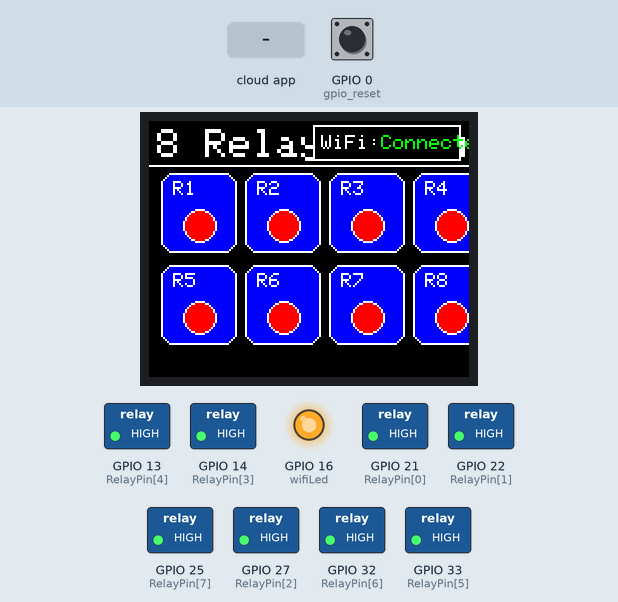
This sketch was run on a simulated ESP32. Parts: 160×128 colour display, switched loads named in the sketch (green lamp = pin HIGH), output pins drawn as LEDs (lit = HIGH). Inputs (shaded band) come from the test bench; at power-on: GPIO 0 (gpio_reset) HIGH. WiFi joins after 1.5 s; servers stay silent unless stated; EEPROM starts erased; what the sketch prints to the serial monitor is not drawn.

Above: at 2.3 s.
2.4 s: the phone or cloud app sets Switch1 to 1
At 3.6 s:
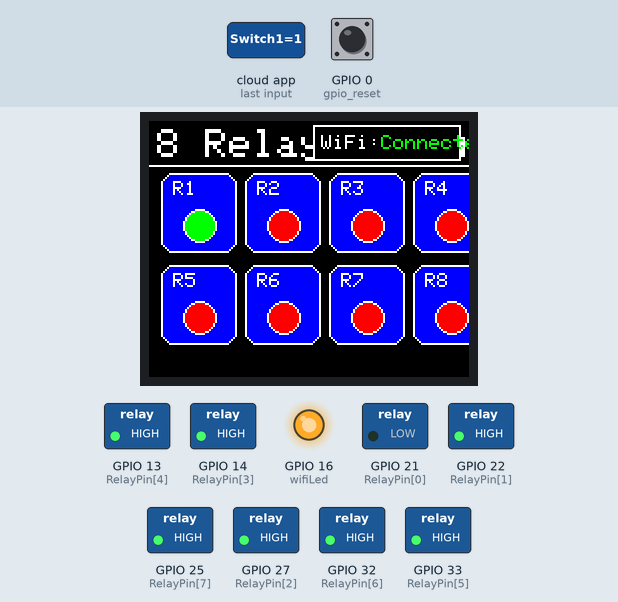
3.9 s: the phone or cloud app sets Switch2 to 1
At 4.7 s:
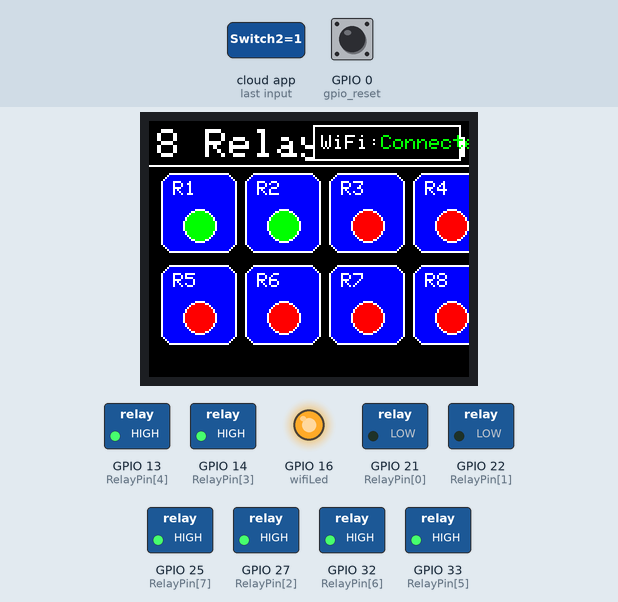
5.4 s: the phone or cloud app sets Switch3 to 1
At 5.9 s:
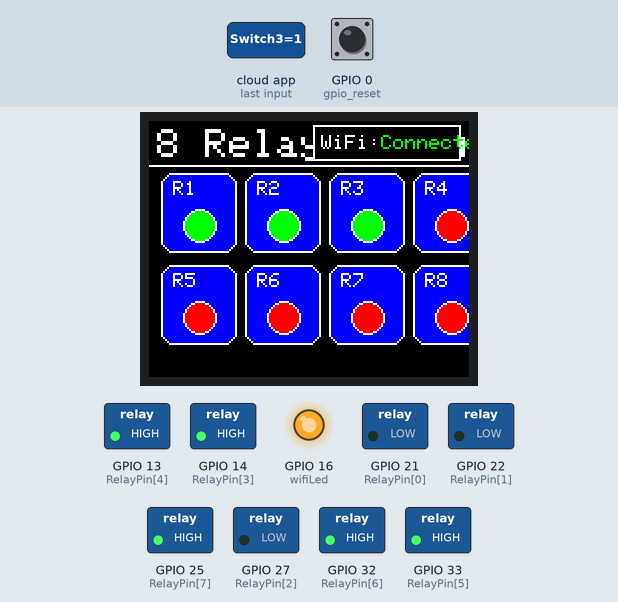
6.9 s: the phone or cloud app sets Switch4 to 1
At 8.1 s:
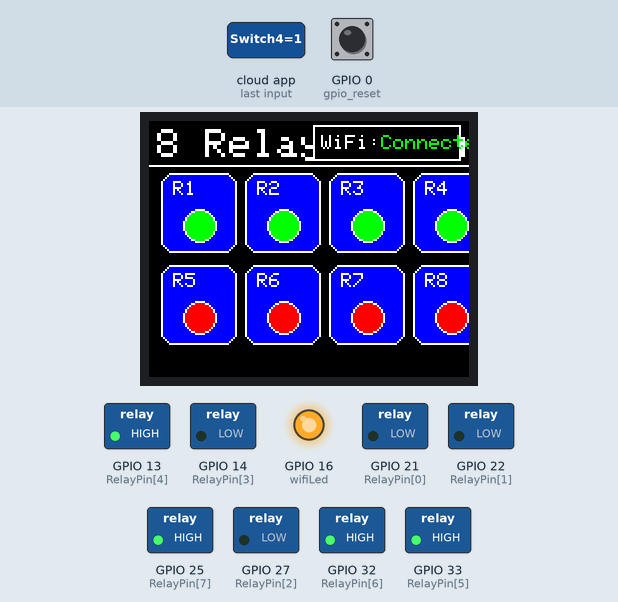
8.4 s: the phone or cloud app sets Switch5 to 1
At 9.4 s:
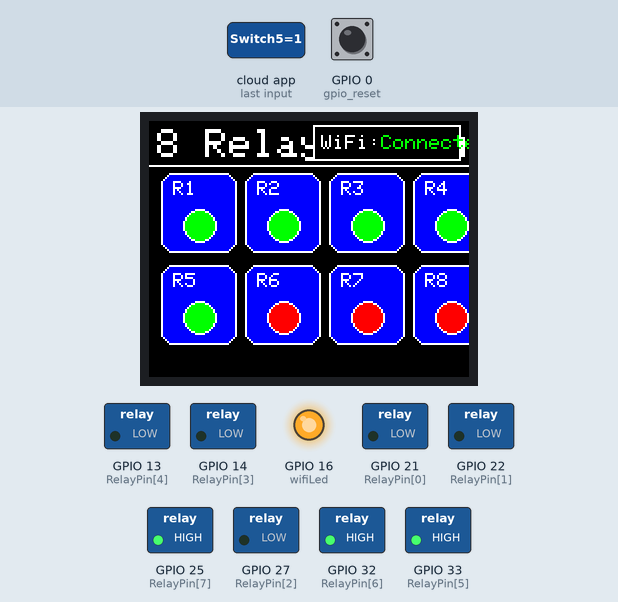
9.9 s: the phone or cloud app sets Switch6 to 1
At 10.5 s:
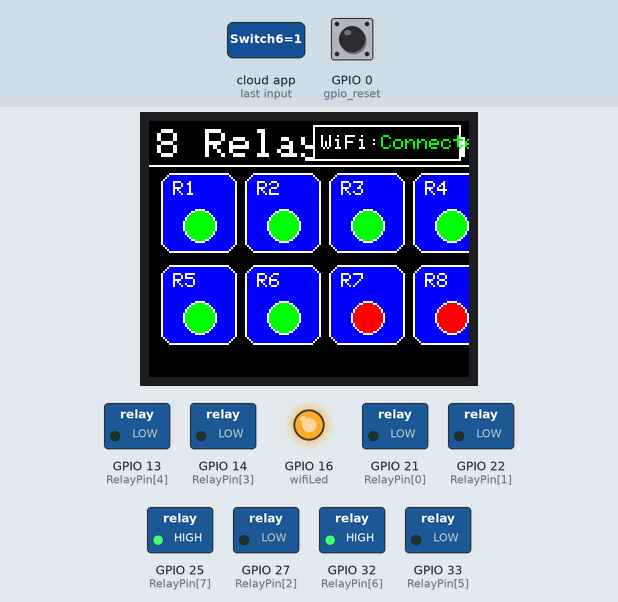
Timing chart, 0 to 12.4 s (numbered marks = the images above; inputs shaded):
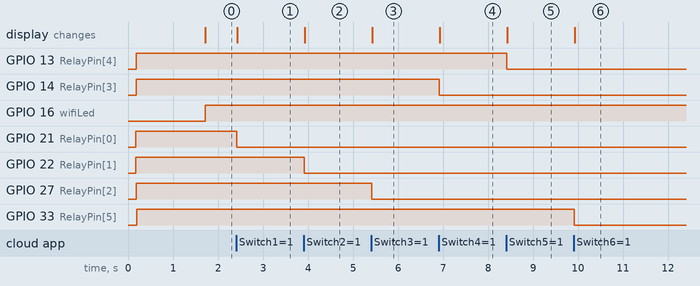

Measured:
- after the input at 2.4 s, GPIO 21 (RelayPin[0]): HIGH → LOW at once; the display: changes at once (image 1)
- after the input at 3.9 s, GPIO 22 (RelayPin[1]): HIGH → LOW at once; the display: changes at once (image 2)
- after the input at 5.4 s, GPIO 27 (RelayPin[2]): HIGH → LOW at once; the display: changes at once (image 3)
- after the input at 6.9 s, GPIO 14 (RelayPin[3]): HIGH → LOW at once; the display: changes at once (image 4)
- after the input at 8.4 s, GPIO 13 (RelayPin[4]): HIGH → LOW at once; the display: changes at once (image 5)
- after the input at 9.9 s, GPIO 33 (RelayPin[5]): HIGH → LOW at once; the display: changes at once (image 6)

The sketch:

sketch_aug14a.ino
```cpp
/********************************************************
  ESP32 - 8 Relay + RainMaker + EEPROM + TFT ST7735 UI
  - 8x Relay (active LOW)
  - TFT ST7735: Adafruit_GFX + Adafruit_ST7735
  - Indikator: Relay (Hijau=ON, Merah=OFF), WiFi (Hijau/Merah)
*********************************************************/

#include <EEPROM.h>
#include "RMaker.h"
#include "WiFi.h"
#include "WiFiProv.h"

#include <SPI.h>
#include <Adafruit_GFX.h>
#include <Adafruit_ST7735.h>

// ========= KONFIG EEPROM =========
#define ENABLE_EEPROM true
#define EEPROM_SIZE 16

// ========= PIN TFT (sesuai wiring kamu) =========
#define TFT_MISO 19  // tidak terpasang -1
#define TFT_MOSI 23  // pin (SDA)
#define TFT_SCLK 18  // pin SCK/SCLK
#define TFT_CS    5  // pin Chip select control pin
#define TFT_DC    2  // pin (AO )Data Command control pin (AO)
#define TFT_RST   4  // Reset pin (could connect to RST pin)

// Gunakan hardware SPI (VSPI: SCLK=18, MOSI=23, MISO=19)
Adafruit_ST7735 tft(TFT_CS, TFT_DC, TFT_RST);

// Pilih tab sesuai modulmu: INITR_BLACKTAB / INITR_GREENTAB / INITR_REDTAB
#define TFT_TAB_INIT INITR_BLACKTAB

// ========= RAINMAKER =========
const char *service_name = "PROV_12345";
const char *pop = "1234567";

// Nama device
char deviceName_1[] = "Switch1";
char deviceName_2[] = "Switch2";
char deviceName_3[] = "Switch3";
char deviceName_4[] = "Switch4";
char deviceName_5[] = "Switch5";
char deviceName_6[] = "Switch6";
char deviceName_7[] = "Switch7";
char deviceName_8[] = "Switch8";

// ========= GPIO =========
// Relay dipindah agar tidak bentrok dengan SPI TFT
uint8_t RelayPin[8] = { 21, 22, 27, 14, 13, 33, 32, 25 };

// LED WiFi pindah ke GPIO16 (HIGH = ON)
uint8_t wifiLed = 16;

// Tombol reset (LOW aktif). Pakai internal pull-up agar default HIGH
uint8_t gpio_reset = 0;

// State relay (true=ON)
bool toggleState[8] = { LOW };

Switch *my_switch[8];

// ========= Helper EEPROM =========
void writeEEPROM(int addr, bool state) {
  if (ENABLE_EEPROM) {
    EEPROM.write(addr, state ? 1 : 0);
    EEPROM.commit();
    Serial.printf("EEPROM saved: addr %d = %d\n", addr, state);
  }
}

bool readEEPROM(int addr) {
  if (ENABLE_EEPROM) {
    return EEPROM.read(addr) == 1;
  }
  return false;
}

// ========= TFT UI =========
const int SCREEN_W = 160; // landscape (setRotation(1))
const int SCREEN_H = 128;

uint16_t colorOn  = ST77XX_GREEN;
uint16_t colorOff = ST77XX_RED;
uint16_t colorBg  = ST77XX_BLACK;
uint16_t colorFg  = ST77XX_WHITE;

void drawHeader() {
  tft.fillScreen(colorBg);
  tft.setTextWrap(false);
  tft.setTextColor(colorFg);
  tft.setTextSize(2);
  tft.setCursor(4, 4);
  tft.print("8 Relay Status");
  // Garis bawah header
  tft.drawLine(0, 22, SCREEN_W-1, 22, ST77XX_WHITE);
}

void drawWiFiStatus(bool connected) {
  // Area WiFi di kanan header
  int x = SCREEN_W - 78; // area kotak 74x18
  int y = 2;
  tft.fillRect(x, y, 74, 18, colorBg);
  tft.drawRect(x, y, 74, 18, ST77XX_WHITE);
  tft.setTextSize(1);
  tft.setCursor(x + 4, y + 5);
  tft.print("WiFi:");
  tft.setCursor(x + 34, y + 5);
  if (connected) {
    tft.setTextColor(colorOn);
    tft.print("Connected");
  } else {
    tft.setTextColor(colorOff);
    tft.print("No Link");
  }
  tft.setTextColor(colorFg);
}

void drawRelayTile(uint8_t idx, bool state) {
  // grid 4 kolom x 2 baris
  // tile size
  const int cols = 4;
  const int tileW = 38;      // ~ (160- (4+1)*4)/4 disederhanakan
  const int tileH = 40;
  const int marginX = 6;     // kiri-kanan margin kecil
  const int marginY = 26;    // di bawah header
  const int gapX = 4;
  const int gapY = 6;

  uint8_t col = idx % cols;
  uint8_t row = idx / cols;

  int x = marginX + col * (tileW + gapX);
  int y = marginY + row * (tileH + gapY);

  // Background tile
  tft.fillRoundRect(x, y, tileW, tileH, 6, ST77XX_BLUE);
  tft.drawRoundRect(x, y, tileW, tileH, 6, ST77XX_WHITE);

  // Label
  tft.setTextSize(1);
  tft.setCursor(x + 6, y + 4);
  tft.setTextColor(colorFg);
  tft.print("R");
  tft.print(idx + 1);

  // Lampu indikator (lingkaran)
  int cx = x + tileW/2;
  int cy = y + tileH/2 + 6;
  uint16_t c = state ? colorOn : colorOff;
  tft.fillCircle(cx, cy, 8, c);
  tft.drawCircle(cx, cy, 8, ST77XX_WHITE);
}

void drawAllRelayTiles() {
  for (int i = 0; i < 8; i++) {
    drawRelayTile(i, toggleState[i]);
  }
}

void updateRelayTile(uint8_t idx, bool state) {
  // Redraw hanya tile tertentu
  drawRelayTile(idx, state);
}

// ========= Relay Control =========
void setRelay(uint8_t pin, int addr, bool state) {
  // Active LOW relay board: LOW = ON, HIGH = OFF
  digitalWrite(pin, state ? LOW : HIGH);
  writeEEPROM(addr, state);
}

// ========= RainMaker Write Callback =========
void write_callback(Device *device, Param *param, const param_val_t val,
                    void *priv_data, write_ctx_t *ctx) {
  const char *device_name = device->getDeviceName();
  const char *param_name = param->getParamName();

  if (strcmp(param_name, "Power") == 0) {
    bool newState = val.val.b;
    for (int i = 0; i < 8; i++) {
      if (strcmp(device_name, my_switch[i]->getDeviceName()) == 0) {
        setRelay(RelayPin[i], i, newState);
        toggleState[i] = newState;
        my_switch[i]->updateAndReportParam(param_name, newState);
        updateRelayTile(i, newState); // ====> update TFT
        Serial.printf("Write callback: Relay %d = %d\n", i + 1, newState);
        break;
      }
    }
  }
}

// ========= Provisioning Events =========
void sysProvEvent(arduino_event_t *sys_event) {
  switch (sys_event->event_id) {
    case ARDUINO_EVENT_PROV_START:
      Serial.printf("Provisioning started: %s\n", service_name);
      printQR(service_name, pop, "ble");
      break;

    case ARDUINO_EVENT_WIFI_STA_CONNECTED:
      Serial.println("Connected to Wi-Fi");
      digitalWrite(wifiLed, HIGH);
      drawWiFiStatus(true); // ====> update TFT
      break;

    case ARDUINO_EVENT_WIFI_STA_DISCONNECTED:
      Serial.println("Disconnected from Wi-Fi");
      digitalWrite(wifiLed, LOW);
      drawWiFiStatus(false); // ====> update TFT
      break;

    default:
      break;
  }
}

// ========= Setup =========
void setup() {
  Serial.begin(115200);
  if (ENABLE_EEPROM) EEPROM.begin(EEPROM_SIZE);

  // TFT init
  tft.initR(TFT_TAB_INIT);
  tft.setRotation(1); // 1 = landscape
  drawHeader();
  drawWiFiStatus(WiFi.status() == WL_CONNECTED);

  // Relay GPIO
  for (int i = 0; i < 8; i++) {
    pinMode(RelayPin[i], OUTPUT);
    // Ambil state awal dari EEPROM
    toggleState[i] = readEEPROM(i);
    // Terapkan ke relay (active LOW)
    setRelay(RelayPin[i], i, toggleState[i]);
  }
  drawAllRelayTiles();

  // LED WiFi & tombol reset
  pinMode(wifiLed, OUTPUT);
  digitalWrite(wifiLed, (WiFi.status() == WL_CONNECTED) ? HIGH : LOW);
  pinMode(gpio_reset, INPUT_PULLUP); // gunakan pull-up internal

  // RainMaker Setup
  Node my_node = RMaker.initNode("Madhonnnnn");

  char *deviceNames[] = {
    deviceName_1, deviceName_2, deviceName_3, deviceName_4,
    deviceName_5, deviceName_6, deviceName_7, deviceName_8
  };

  for (int i = 0; i < 8; i++) {
    my_switch[i] = new Switch(deviceNames[i], &RelayPin[i]);
    my_switch[i]->addCb(write_callback);
    my_node.addDevice(*my_switch[i]);
    my_switch[i]->updateAndReportParam(ESP_RMAKER_DEF_POWER_NAME, toggleState[i]);
  }

  RMaker.enableOTA(OTA_USING_PARAMS);
  RMaker.enableTZService();
  RMaker.enableSchedule();

  RMaker.start();
  WiFi.onEvent(sysProvEvent);
  WiFiProv.beginProvision(WIFI_PROV_SCHEME_BLE, WIFI_PROV_SCHEME_HANDLER_FREE_BTDM,
                          WIFI_PROV_SECURITY_1, pop, service_name);

  Serial.println("Setup selesai: 8 relay + TFT status + EEPROM (tanpa tombol manual).");
}

// ========= Loop =========
void loop() {
  // Tombol reset Wi-Fi / Factory (aktif LOW)
  if (digitalRead(gpio_reset) == LOW) {
    delay(100);
    unsigned long startTime = millis();
    while (digitalRead(gpio_reset) == LOW) delay(50);
    unsigned long duration = millis() - startTime;
    if (duration > 10000) {
      Serial.println("Factory reset triggered.");
      RMakerFactoryReset(2);
    } else if (duration > 3000) {
      Serial.println("WiFi reset triggered.");
      RMakerWiFiReset(2);
    }
  }

  // Auto reconnect Wi-Fi jika terputus
  static bool lastWiFi = false;
  bool nowWiFi = (WiFi.status() == WL_CONNECTED);
  if (!nowWiFi) {
    static unsigned long lastTry = 0;
    if (millis() - lastTry > 2000) {
      Serial.println("Wi-Fi terputus, mencoba reconnect...");
      WiFi.reconnect();
      lastTry = millis();
    }
  }
  // LED + TFT WiFi indikator (hanya update saat berubah)
  if (nowWiFi != lastWiFi) {
    digitalWrite(wifiLed, nowWiFi ? HIGH : LOW);
    drawWiFiStatus(nowWiFi);
    lastWiFi = nowWiFi;
  }

  // Kirim status refresh tiap 60 detik ke cloud
  static unsigned long lastReport = 0;
  if (millis() - lastReport > 60000) {
    for (int i = 0; i < 8; i++) {
      my_switch[i]->updateAndReportParam(ESP_RMAKER_DEF_POWER_NAME, toggleState[i]);
    }
    lastReport = millis();
    Serial.println("Status refresh ke cloud (Google & Alexa).");
  }
}
```
